Frame 1 (no input): blank canvas, image omitted
Frame 60 (no input): blank canvas, image omitted
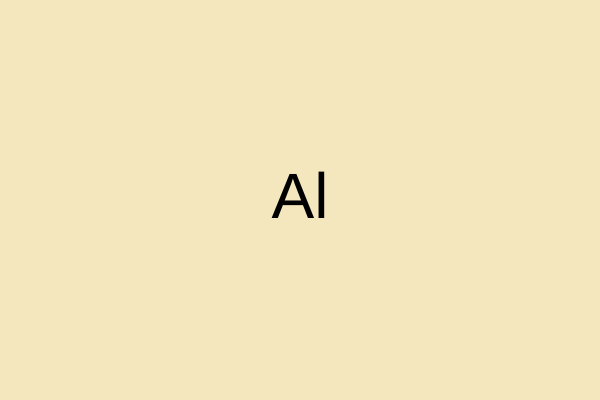
Frame 120 (the mouse pressed at the canvas centre since frame 60)

The p5.js sketch whose frames 1 and 60 were blank and that drew this single picture after the mouse press (run headless with seeded random() and noise() and a simulated clock; from frame 60 on, the mouse is pressed at the canvas centre):

// p5.js sketch
// ── sketch.js
let palavra; //cria a variavel GLOBAL palavra

function  palavraAleatoria() {  //cria função palavraAleatoria
  let palavras = ['Tecnologia', 'JavaScript', 'Programação', 'Alura', 'Robótica', 'P5JS','Escola'];
  
            //cria uma variavel tipo array chamado palavras

return  random(palavras); //retorna a palavra sorteada para a chamada da função
}

function  setup() {
  createCanvas(600,400); //cria a tela e define o tamanha (x,y)(largura,altura)
  palavra = palavraAleatoria(); //chama a função palabraAleatoria()
}

function  inicializaCores() {    //Cria a função inicializaCores
  background("#f5e7bd");       //cor do fundo da tela
  fill("black")                //cor da caneta/letra
  textSize(64);                 //tamanho da fonte
  textAlign(CENTER,CENTER);     //alinhamento do texto
}

function draw() {
  inicializaCores();   //chama a função InicializaCores
  let maximo = width;  //cria a variavel maximo e define o valor com a largura da tela
  let minimo=0;        //cria a variavel minimo e define o valor como 0
  let quantidade=map(mouseX,0,width,0,palavra.length); //cria a variavel quantidade
  if (quantidade<1) {
    palavra=palavraAleatoria();
  }
  let parcial=palavra.substring(0,quantidade);
  text(parcial,300,200);
  
}
